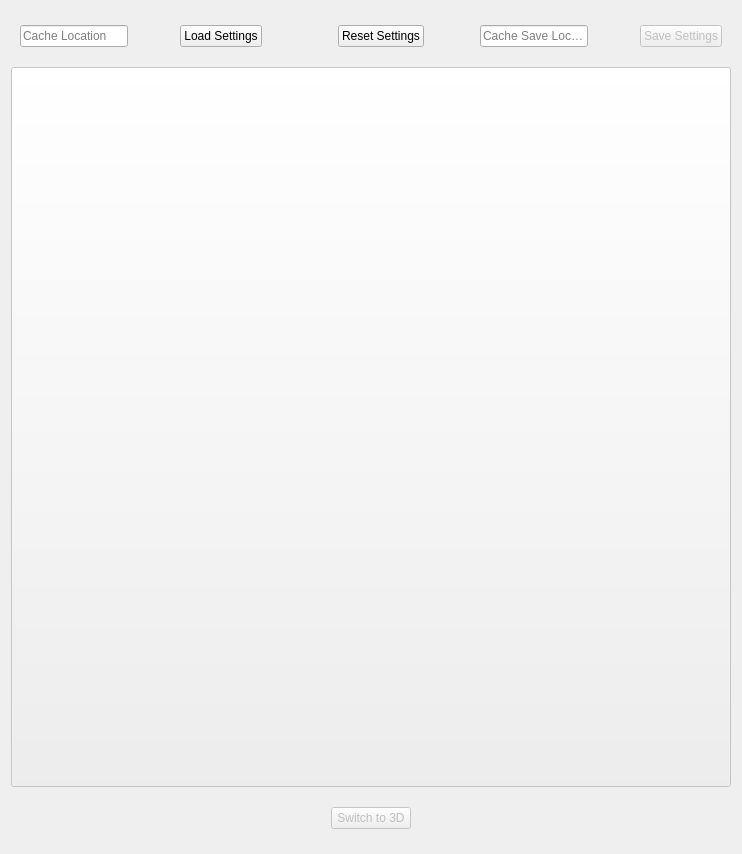
        <widget class="QWidget" name="imageLayout" native="true">
         <property name="minimumSize">
          <size>
           <width>0</width>
           <height>775</height>
          </size>
         </property>
         <layout class="QVBoxLayout" name="verticalLayout">
          <item>
           <widget class="QWidget" name="topLayoutWidget" native="true">
            <property name="sizePolicy">
             <sizepolicy hsizetype="MinimumExpanding" vsizetype="MinimumExpanding">
              <horstretch>0</horstretch>
              <verstretch>0</verstretch>
             </sizepolicy>
            </property>
            <property name="minimumSize">
             <size>
              <width>700</width>
              <height>50</height>
             </size>
            </property>
            <layout class="QHBoxLayout" name="horizontalLayout_2">
             <item>
              <widget class="QLineEdit" name="lineEdit">
               <property name="placeholderText">
                <string>Cache Location</string>
               </property>
              </widget>
             </item>
             <item>
              <widget class="QPushButton" name="pushButton">
               <property name="text">
                <string/>
               </property>
               <property name="icon">
                <iconset>
                 <normaloff>../../Uni/FMP/Terrain/ui/browseFolder.png</normaloff>../../Uni/FMP/Terrain/ui/browseFolder.png</iconset>
               </property>
               <property name="iconSize">
                <size>
                 <width>25</width>
                 <height>25</height>
                </size>
               </property>
               <property name="flat">
                <bool>true</bool>
               </property>
              </widget>
             </item>
             <item>
              <widget class="QPushButton" name="loadSettingsButton">
               <property name="enabled">
                <bool>true</bool>
               </property>
               <property name="text">
                <string>Load Settings</string>
               </property>
              </widget>
             </item>
             <item>
              <spacer name="horizontalSpacer_15">
               <property name="orientation">
                <enum>Qt::Horizontal</enum>
               </property>
               <property name="sizeHint" stdset="0">
                <size>
                 <width>50</width>
                 <height>20</height>
                </size>
               </property>
              </spacer>
             </item>
             <item>
              <widget class="QPushButton" name="resetSettingsButton">
               <property name="enabled">
                <bool>true</bool>
               </property>
               <property name="sizePolicy">
                <sizepolicy hsizetype="Fixed" vsizetype="Fixed">
                 <horstretch>0</horstretch>
                 <verstretch>0</verstretch>
                </sizepolicy>
               </property>
               <property name="autoFillBackground">
                <bool>false</bool>
               </property>
               <property name="text">
                <string>Reset Settings</string>
               </property>
               <property name="autoDefault">
                <bool>true</bool>
               </property>
               <property name="default">
                <bool>false</bool>
               </property>
               <property name="flat">
                <bool>false</bool>
               </property>
              </widget>
             </item>
             <item>
              <spacer name="horizontalSpacer">
               <property name="orientation">
                <enum>Qt::Horizontal</enum>
               </property>
               <property name="sizeType">
                <enum>QSizePolicy::Minimum</enum>
               </property>
               <property name="sizeHint" stdset="0">
                <size>
                 <width>50</width>
                 <height>20</height>
                </size>
               </property>
              </spacer>
             </item>
             <item>
              <widget class="QLineEdit" name="lineEdit_2">
               <property name="placeholderText">
                <string>Cache Save Location</string>
               </property>
              </widget>
             </item>
             <item>
              <widget class="QPushButton" name="pushButton_2">
               <property name="text">
                <string/>
               </property>
               <property name="icon">
                <iconset>
                 <normaloff>../../Uni/FMP/Terrain/ui/browseFolder.png</normaloff>../../Uni/FMP/Terrain/ui/browseFolder.png</iconset>
               </property>
               <property name="iconSize">
                <size>
                 <width>25</width>
                 <height>25</height>
                </size>
               </property>
               <property name="flat">
                <bool>true</bool>
               </property>
              </widget>
             </item>
             <item>
              <widget class="QPushButton" name="saveSettingsButton">
               <property name="enabled">
                <bool>false</bool>
               </property>
               <property name="text">
                <string>Save Settings</string>
               </property>
              </widget>
             </item>
            </layout>
            <zorder>loadSettingsButton</zorder>
            <zorder>saveSettingsButton</zorder>
            <zorder>resetSettingsButton</zorder>
            <zorder>lineEdit</zorder>
            <zorder>pushButton</zorder>
            <zorder>lineEdit_2</zorder>
            <zorder>pushButton_2</zorder>
            <zorder>horizontalSpacer</zorder>
            <zorder>horizontalSpacer_15</zorder>
           </widget>
          </item>
          <item>
           <widget class="QPushButton" name="imageButton">
            <property name="enabled">
             <bool>false</bool>
            </property>
            <property name="minimumSize">
             <size>
              <width>720</width>
              <height>720</height>
             </size>
            </property>
            <property name="maximumSize">
             <size>
              <width>720</width>
              <height>720</height>
             </size>
            </property>
            <property name="cursor">
             <cursorShape>CrossCursor</cursorShape>
            </property>
            <property name="autoFillBackground">
             <bool>true</bool>
            </property>
            <property name="text">
             <string/>
            </property>
            <property name="iconSize">
             <size>
              <width>720</width>
              <height>720</height>
             </size>
            </property>
            <property name="checkable">
             <bool>false</bool>
            </property>
            <property name="autoDefault">
             <bool>false</bool>
            </property>
            <property name="flat">
             <bool>false</bool>
            </property>
           </widget>
          </item>
          <item>
           <widget class="QWidget" name="bottomLayoutWidget" native="true">
            <property name="sizePolicy">
             <sizepolicy hsizetype="MinimumExpanding" vsizetype="MinimumExpanding">
              <horstretch>0</horstretch>
              <verstretch>0</verstretch>
             </sizepolicy>
            </property>
            <property name="minimumSize">
             <size>
              <width>700</width>
              <height>50</height>
             </size>
            </property>
            <layout class="QHBoxLayout" name="horizontalLayout">
             <item>
              <spacer name="horizontalSpacer_3">
               <property name="orientation">
                <enum>Qt::Horizontal</enum>
               </property>
               <property name="sizeHint" stdset="0">
                <size>
                 <width>78</width>
                 <height>20</height>
                </size>
               </property>
              </spacer>
             </item>
             <item>
              <widget class="QPushButton" name="switch3DButton">
               <property name="enabled">
                <bool>false</bool>
               </property>
               <property name="text">
                <string>Switch to 3D</string>
               </property>
              </widget>
             </item>
             <item>
              <spacer name="horizontalSpacer_4">
               <property name="orientation">
                <enum>Qt::Horizontal</enum>
               </property>
               <property name="sizeHint" stdset="0">
                <size>
                 <width>78</width>
                 <height>20</height>
                </size>
               </property>
              </spacer>
             </item>
            </layout>
           </widget>
          </item>
         </layout>
        </widget>
